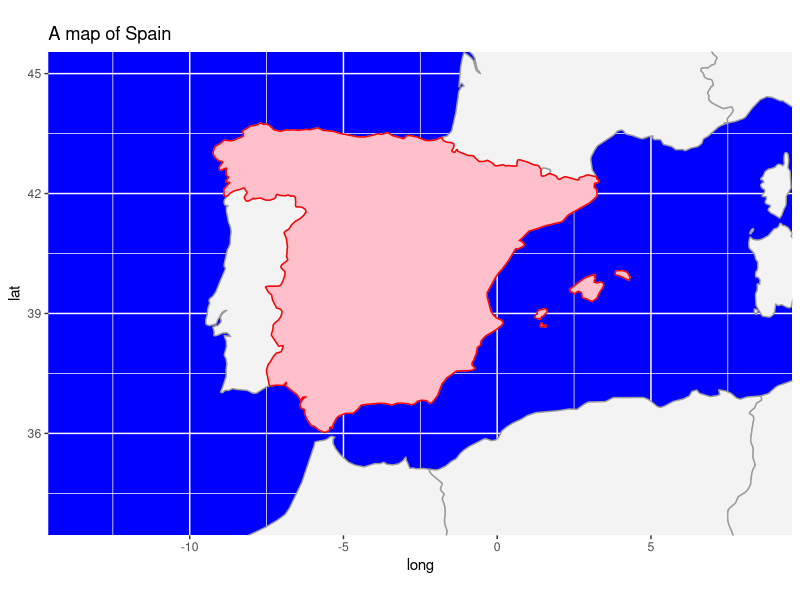
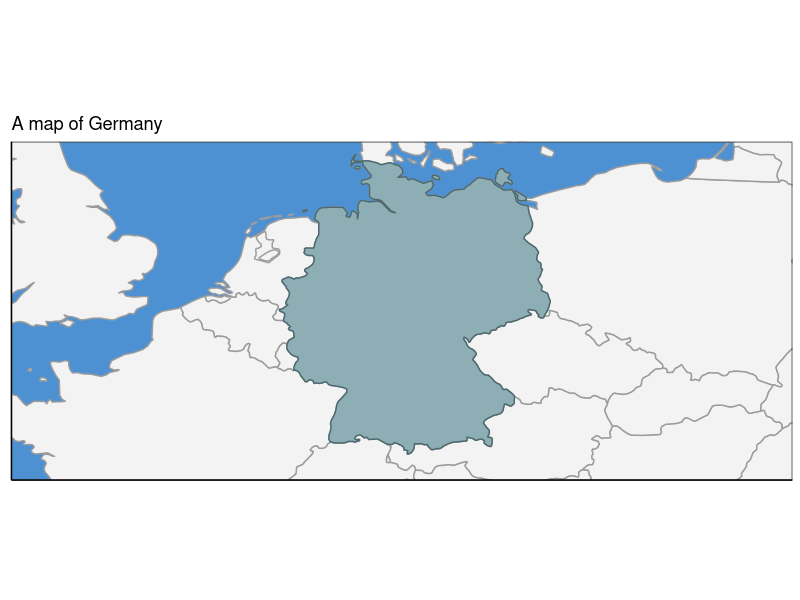

Generate these figures, in order, with R:
## ---- chunk 1
library(maps)
library(ggplot2)

## make a df with only the country to overlap
map_data_es <- map_data('world')[map_data('world')$region == "Spain",]

## The map (maps + ggplot2 )
ggplot() +
    ## First layer: worldwide map
    geom_polygon(data = map_data("world"),
                 aes(x=long, y=lat, group = group),
                 color = '#9c9c9c', fill = '#f3f3f3') +
    ## Second layer: Country map
    geom_polygon(data = map_data_es,
                 aes(x=long, y=lat, group = group),
                 color = 'red', fill = 'pink') +
    coord_map() +
    coord_fixed(1.3,
                xlim = c(-13.5, 8.5),
                ylim = c(34, 45)) +
    ggtitle("A map of Spain") +
    theme(panel.background =element_rect(fill = 'blue'))
## ---- chunk 2
map_country <- function(country, x_limits = NULL, y_limits = NULL){
    ## Verifying the arguments passed to the function
    if(!is.character(country)) stop("Name of the country should be character")
    if(length(country) != 1) stop("Function supports only one country per map")
    ## Load libraries
    require(maps)
    require(ggplot2)
    if(!country %in% map_data('world')$region) stop('Country name not recognized\nTo see a list of recognized countries run <unique(maps::map_data("world")$region)>')
    ## If coords limits missing, print worldwide map with coordinates system to allow
    ## User observe coords for reference
    if(missing(x_limits) || missing(y_limits)) {
        warning("X and/or Y limits not provided.\nPrinting worldwide map.")
        map_country_theme <- theme(panel.background = element_rect(fill = '#4e91d2'))
    }
    else {
        if(length(x_limits) != 2 || length(y_limits) != 2 ||
           !all(grepl('^-?[0-9.]+$', c(x_limits, y_limits)))){
            stop("Limits for X and Y coords should be provided as vectors with two numeric values")
        }
        else {
            ## All the received inputs are correct.
            ## Let's define our custom theme for the final map 
            map_country_theme <- theme_bw() +
                theme(panel.background = element_rect(fill = '#4e91d2'),
                      legend.position = 'none',
                      panel.grid.major = element_blank(),
                      panel.grid.minor = element_blank(),
                      axis.line = element_line(colour = "black"),
                      axis.title.x=element_blank(),
                      axis.text.x=element_blank(),
                      axis.ticks.x=element_blank(),
                      axis.title.y=element_blank(),
                      axis.text.y=element_blank(),
                      axis.ticks.y=element_blank())
        }
    }
    ## make a df with only the country to overlap
    map_data_country <- map_data('world')[map_data('world')$region == country,]
    ## The map (maps + ggplot2 )
    ggplot() +
        ## First layer: worldwide map
        geom_polygon(data = map_data("world"),
                     aes(x=long, y=lat, group = group),
                     color = '#9c9c9c', fill = '#f3f3f3') +
        ## Second layer: Country map
        geom_polygon(data = map_data_country,
                     aes(x=long, y=lat, group = group),
                     color = '#4d696e', fill = '#8caeb4') +
        coord_map() +
        coord_fixed(1.3,
                    xlim = x_limits,
                    ylim = y_limits) +
        ggtitle(paste0("A map of ", country)) +
        scale_x_continuous(n.breaks = 20) +
        scale_y_continuous(n.breaks = 20) +
        map_country_theme
}

## Test the function with a different country
map_country("Germany", c(-2, 22), c(47, 55))
